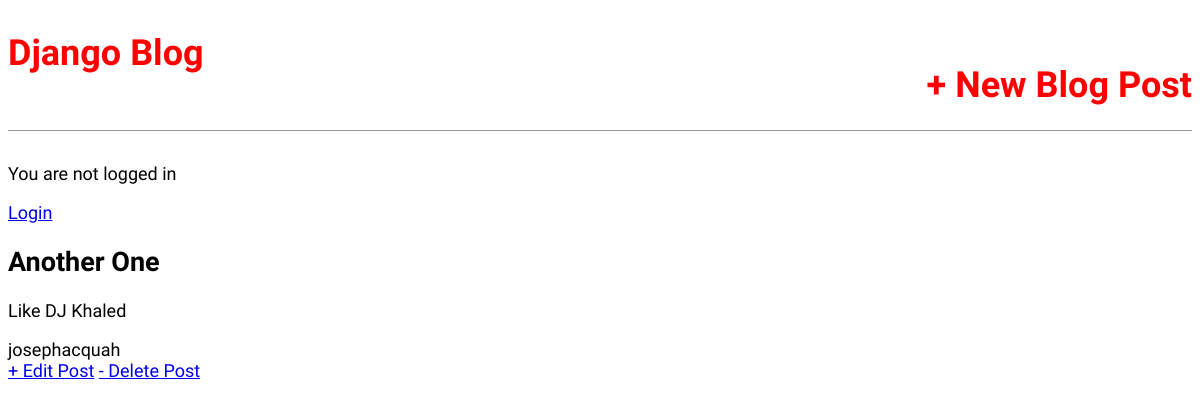
Screenshot of /blogpost/2/ with the database file from the repository.
### blog/models.py (models this page shows, shortened)
class BlogPost(models.Model):
    title = models.CharField(max_length=200)
    author = models.ForeignKey(
        'auth.User',
        on_delete=models.CASCADE
    )
    body = models.TextField()

### blog/views.py (the view)
# urls.py: path('blogpost/<int:pk>/', BlogItemView.as_view(), name="blog_details"),
class BlogItemView(DetailView):
    model = BlogPost
    template_name = 'blog_post.html'

### templates/blog_post.html
{% extends "base.html" %} {% block content %}
<div>
  <h2>{{blogpost.title}}</h2>
  <p>{{blogpost.body}}</p>
  <span>{{blogpost.author}}</span>
  <div class="vvv">
    <a href="{% url 'update_post' blogpost.pk %}">+ Edit Post</a>
    <a href="{% url 'delete_post' blogpost.pk %}">- Delete Post</a>
  </div>
</div>
{% endblock content%}

### static/css/base.css (style rules this page uses)
body { font-family: "Source Sans Pro", sans-serif; font-size: 18px; }
.vvv { display: "flex"; flex-direction: "row"; gap: 40px; }

### rows the page displays
BlogPost: title "Another One", body "Like DJ Khaled", author "josephacquah"
